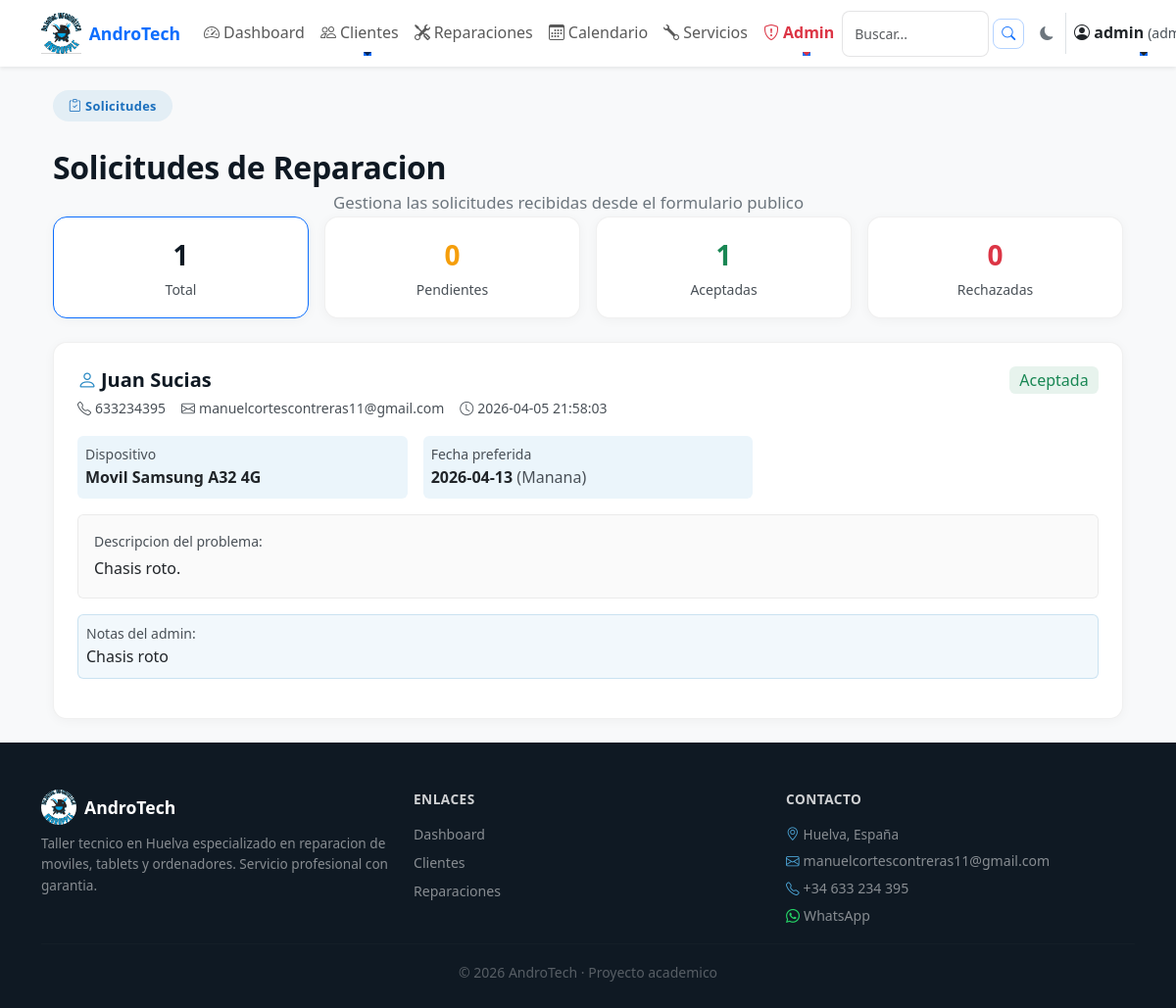
/admin/solicitudes (signed in), run on the app's committed database.
### tables this page shows
CREATE TABLE solicitudes_reparacion (
        id INTEGER PRIMARY KEY AUTOINCREMENT,
        nombre TEXT NOT NULL,
        telefono TEXT NOT NULL,
        email TEXT,
        dispositivo TEXT NOT NULL,
        marca TEXT,
        modelo TEXT,
        descripcion TEXT NOT NULL,
        urgencia TEXT DEFAULT 'normal',
        fecha_preferida TEXT,
        horario_preferido TEXT,
        estado TEXT DEFAULT 'pendiente',
        notas_admin TEXT,
        fecha_solicitud TEXT NOT NULL,
        fecha_gestion TEXT
    );

### app.py (the view)
@app.route("/admin/solicitudes")
@login_required
@permiso_requerido('reparaciones_ver')
def admin_solicitudes():
    estado_filtro = request.args.get("estado", "todas")
    conn = get_db()
    if estado_filtro and estado_filtro != "todas":
        solicitudes = conn.execute(
            "SELECT * FROM solicitudes_reparacion WHERE estado = ? ORDER BY fecha_solicitud DESC",
            (estado_filtro,)
        ).fetchall()
    else:
        solicitudes = conn.execute(
            "SELECT * FROM solicitudes_reparacion ORDER BY fecha_solicitud DESC"
        ).fetchall()
    total = conn.execute("SELECT COUNT(*) FROM solicitudes_reparacion").fetchone()[0]
    pendientes = conn.execute("SELECT COUNT(*) FROM solicitudes_reparacion WHERE estado = 'pendiente'").fetchone()[0]
    aceptadas = conn.execute("SELECT COUNT(*) FROM solicitudes_reparacion WHERE estado = 'aceptada'").fetchone()[0]
    rechazadas = conn.execute("SELECT COUNT(*) FROM solicitudes_reparacion WHERE estado = 'rechazada'").fetchone()[0]
    conn.close()
    return render_template("admin_solicitudes.html",
        solicitudes=solicitudes,
        estado_filtro=estado_filtro,
        total=total,
        pendientes=pendientes,
        aceptadas=aceptadas,
        rechazadas=rechazadas
    )

### app.py (called while the page is built)
@app.before_request
def make_session_permanent():
    session.permanent = True

@app.after_request
def add_security_headers(response):
    response.headers['X-Frame-Options'] = 'SAMEORIGIN'
    response.headers['X-Content-Type-Options'] = 'nosniff'
    response.headers['Referrer-Policy'] = 'strict-origin-when-cross-origin'
    return response

@app.before_request
def ensure_csrf_token():
    if 'csrf_token' not in session:
        session['csrf_token'] = secrets.token_urlsafe(16)

@app.context_processor
def inject_csrf_token():
    return dict(csrf_token=session.get('csrf_token'))

@app.context_processor
def inject_permisos():
    return dict(tiene_permiso=tiene_permiso)

### auth.py (called while the page is built)
def tiene_permiso(permiso):
    rol = session.get('rol', '')
    if rol == 'admin':
        return True
    permisos = session.get('permisos', [])
    return permiso in permisos

def login_required(f):
    @wraps(f)
    def decorated_function(*args, **kwargs):
        if 'usuario' not in session:
            flash('Debes iniciar sesion para acceder a esta pagina.', 'danger')
            return redirect(url_for('login'))
        return f(*args, **kwargs)
    return decorated_function

def permiso_requerido(permiso):
    def decorator(f):
        @wraps(f)
        @login_required
        def decorated_function(*args, **kwargs):
            if not tiene_permiso(permiso):
                flash('No tienes permisos para realizar esta accion.', 'danger')
                return redirect(url_for('dashboard'))
            return f(*args, **kwargs)
        return decorated_function
    return decorator

### db.py (called while the page is built)
def get_db():
    conn = sqlite3.connect("database/andro_tech.db")
    conn.row_factory = sqlite3.Row
    return conn

### utils/security.py (called while the page is built)
def ensure_csrf_token():
    if 'csrf_token' not in session:
        session['csrf_token'] = secrets.token_urlsafe(16)

def inject_csrf_token():
    return dict(csrf_token=session.get('csrf_token'))

### templates/admin_solicitudes.html (shortened to what this page needs)
{% extends "base.html" %}
{% block content %}
<div class="container-fluid py-4">
    <span class="at-pill"><i class="bi bi-clipboard-check me-1"></i>Solicitudes</span>
    <h1 class="at-section-title mt-2 mb-1">Solicitudes de Reparacion</h1>
    <p class="at-section-sub">Gestiona las solicitudes recibidas desde el formulario publico</p>
    <div class="row g-3 mb-4">
        <div class="col-6 col-md-3">
            <a href="{{ url_for('admin_solicitudes') }}" class="text-decoration-none">
                <div class="at-admin-card p-3 text-center {% if estado_filtro == 'todas' %}border border-primary{% endif %}">
                    <div class="fw-bold fs-3" style="color:#0F1923;">{{ total }}</div>
                    <small class="text-muted">Total</small>
                </div>
            </a>
        </div>
        <div class="col-6 col-md-3">
            <a href="{{ url_for('admin_solicitudes', estado='pendiente') }}" class="text-decoration-none">
                <div class="at-admin-card p-3 text-center {% if estado_filtro == 'pendiente' %}border border-warning{% endif %}">
                    <div class="fw-bold fs-3" style="color:#f59e0b;">{{ pendientes }}</div>
                    <small class="text-muted">Pendientes</small>
                </div>
            </a>
        </div>
        <div class="col-6 col-md-3">
            <a href="{{ url_for('admin_solicitudes', estado='aceptada') }}" class="text-decoration-none">
                <div class="at-admin-card p-3 text-center {% if estado_filtro == 'aceptada' %}border border-success{% endif %}">
                    <div class="fw-bold fs-3" style="color:#198754;">{{ aceptadas }}</div>
                    <small class="text-muted">Aceptadas</small>
                </div>
            </a>
        </div>
        <div class="col-6 col-md-3">
            <a href="{{ url_for('admin_solicitudes', estado='rechazada') }}" class="text-decoration-none">
                <div class="at-admin-card p-3 text-center {% if estado_filtro == 'rechazada' %}border border-danger{% endif %}">
                    <div class="fw-bold fs-3" style="color:#dc3545;">{{ rechazadas }}</div>
                    <small class="text-muted">Rechazadas</small>
                </div>
            </a>
        </div>
    </div>
    {% if solicitudes %}
    <div class="row g-3">
        {% for s in solicitudes %}
        <div class="col-12">
            <div class="at-admin-card">
                <div class="p-4">
                    <div class="d-flex flex-wrap justify-content-between align-items-start gap-2 mb-3">
                        <div>
                            <h5 class="mb-1 fw-bold" style="color:#0F1923;">
                                <i class="bi bi-person me-1" style="color:#2B8AC4;"></i>{{ s.nombre }}
                            </h5>
                            <div class="d-flex flex-wrap gap-3 small text-muted">
                                <span><i class="bi bi-telephone me-1"></i>{{ s.telefono }}</span>
                                {% if s.email %}
                                <span><i class="bi bi-envelope me-1"></i>{{ s.email }}</span>
                                {% endif %}
                                <span><i class="bi bi-clock me-1"></i>{{ s.fecha_solicitud }}</span>
                            </div>
                        </div>
                        <div>
                            {% if s.estado == 'pendiente' %}
                            <span class="badge fs-6" style="background:rgba(245,158,11,.12);color:#92600a;">Pendiente</span>
                            {% elif s.estado == 'aceptada' %}
                            <span class="badge fs-6" style="background:rgba(25,135,84,.1);color:#198754;">Aceptada</span>
                            {% elif s.estado == 'rechazada' %}
                            <span class="badge fs-6" style="background:rgba(220,53,69,.1);color:#dc3545;">Rechazada</span>
                            {% endif %}
                        </div>
                    </div>
                    <div class="row g-3 mb-3">
                        <div class="col-md-4">
                            <div class="p-2 rounded at-detail-box" style="background:#EBF5FB;">
                                <small class="text-muted d-block">Dispositivo</small>
                                <strong>{{ s.dispositivo }}{% if s.marca %} {{ s.marca }}{% endif %}{% if s.modelo %} {{ s.modelo }}{% endif %}</strong>
                            </div>
                        </div>
                        {% if s.fecha_preferida %}
                        <div class="col-md-4">
                            <div class="p-2 rounded at-detail-box" style="background:#EBF5FB;">
                                <small class="text-muted d-block">Fecha preferida</small>
                                <strong>{{ s.fecha_preferida }}</strong>
                                {% if s.horario_preferido %}
                                <span class="text-muted">
                                    ({% if s.horario_preferido == 'manana' %}Manana{% else %}Tarde{% endif %})
                                </span>
                                {% endif %}
                            </div>
                        </div>
                        {% endif %}
                    </div>
                    <div class="p-3 rounded mb-3 at-desc-box" style="background:rgba(0,0,0,.02);border:1px solid rgba(0,0,0,.06);">
                        <small class="text-muted d-block mb-1">Descripcion del problema:</small>
                        <span>{{ s.descripcion }}</span>
                    </div>
                    {% if s.notas_admin %}
                    <div class="p-2 rounded mb-3 at-notes-box" style="background:rgba(43,138,196,.06);border:1px solid rgba(43,138,196,.2);">
                        <small class="text-muted d-block">Notas del admin:</small>
                        <span>{{ s.notas_admin }}</span>
                    </div>
                    {% endif %}
                </div>
            </div>
        </div>
        {% endfor %}
    </div>
    {% endif %}
</div>
{% endblock %}

### static/css/style.css (style rules this page uses)
:root { --primary: #0d6efd; --primary-600: #0b5ed7; --success: #198754; --muted: #6c757d; --bg-light: #f8f9fa; --surface: #ffffff; --soft-shadow: rgba(33,37,41,0.08); --deep-shadow: rgba(33,37,41,0.15); --text-dark: #212529; --text-secondary: #495057; --radius: 0.75rem; --kpi-gradient: linear-gradient(135deg, rgba(13,110,253,0.04), rgba(25,135,84,0.02)); --transition-smooth: 0.3s ease; --transition-fast: 0.2s ease; --line-height-base: 1.6; --font-size-base: 1rem; --font-size-lg: 1.125rem; --font-size-sm: 0.875rem; --font-size-xs: 0.75rem; }
body { background-color: var(--bg-light); color: var(--text-dark); line-height: var(--line-height-base); font-size: var(--font-size-base); -webkit-font-smoothing: antialiased; -moz-osx-font-smoothing: grayscale; }
.bi { transition: transform var(--transition-fast), opacity var(--transition-fast); will-change: transform; }
h1, .display-5 { font-weight: 700; line-height: 1.2; }
h4, h5, h6 { font-weight: 500; line-height: 1.4; }
.text-muted, .lead { color: var(--text-secondary) !important; font-weight: 400; }
.badge { font-weight: 500; border-radius: 0.4rem; padding: 0.35em 0.65em; }
.mb-3 { margin-bottom: 1rem !important; }
.mb-4 { margin-bottom: 1.5rem !important; }
.py-4 { padding-top: 1.5rem !important; padding-bottom: 1.5rem !important; }
.badge { transition: all var(--transition-fast); cursor: default; }
.bi { transition: transform var(--transition-fast); }
html:not([data-theme="dark"]) body, html:not([data-theme="dark"]) .container:not(.at-footer .container):not(.at-cta .container), html:not([data-theme="dark"]) .card:not([class*="at-"]), html:not([data-theme="dark"]) .card-body, html:not([data-theme="dark"]) .navbar { color: #212529 !important; }
html:not([data-theme="dark"]) .bg-light { background-color: #f8f9fa !important; }
.at-pill { display: inline-block; background: rgba(43,138,196,.1); color: #1a6fbd !important; font-size: .8rem; font-weight: 600; padding: .35rem 1rem; border-radius: 2rem; margin-bottom: 1.25rem; letter-spacing: .3px; }
.at-section-title { font-size: 2rem; font-weight: 700; color: #0F1923 !important; letter-spacing: -.3px; }
.at-section-sub { font-size: 1.05rem; color: #6c757d !important; max-width: 520px; margin: 0 auto; }
.at-admin-card { background: #fff; border: 1px solid rgba(0,0,0,.06); border-radius: 14px; overflow: hidden; box-shadow: 0 2px 12px rgba(0,0,0,.04); }
html { transition: background-color .3s ease, color .3s ease; }

### data on the page
solicitudes_reparacion: nombre "Juan Sucias", telefono "633234395", email "manuelcortescontreras11@gmail.com", fecha_solicitud "2026-04-05 21:58:03", estado "Aceptada", dispositivo "Movil", marca "Samsung A32 4G", fecha_preferida "2026-04-13", horario_preferido "Manana", descripcion "Chasis roto.", notas_admin "Chasis roto"

### other printed values
{{ session.usuario }} "admin"
{{ total }} "1"
{{ pendientes }} "0"
{{ aceptadas }} "1"
{{ rechazadas }} "0"
